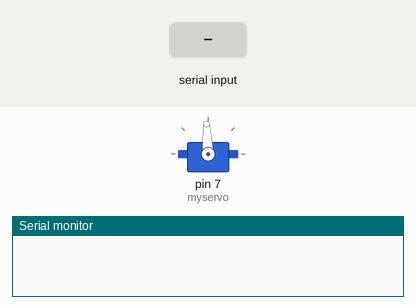
Recording of a sketch running on a simulated Arduino Leonardo, built with avr-gcc and run on an emulated ATmega32U4. Shown: servo, the last lines printed to the serial monitor. Wiring (inferred from the names in the program): servo: signal pin 7. The test bench sets the inputs (shaded band). Servo pulses on a pin are drawn as a servo (544–2400 µs = 0–180°).

Above: at 1.2 s.
1.3 s: "30,150\n" received over Serial
At 2.5 s:
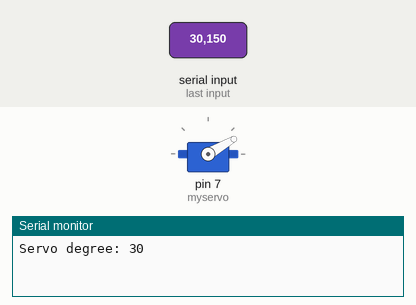
2.8 s: "5\n" received over Serial
At 3.7 s:
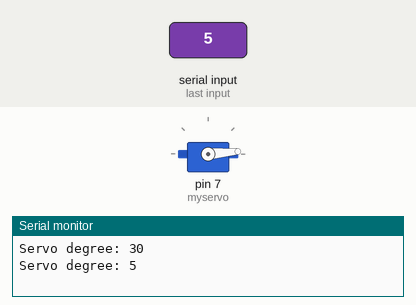
4.3 s: "200\n" received over Serial
At 4.9 s:
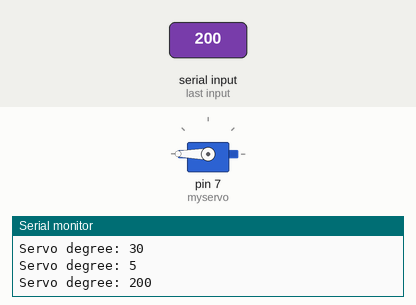
Timing chart, 0 to 7.3 s (numbered marks = the images above; inputs shaded):
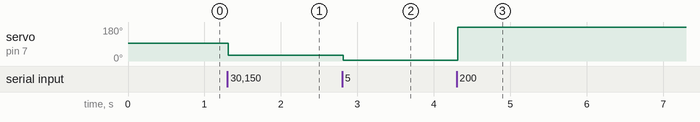

Measured:
- after the input at 1.3 s, servo on pin 7 (myservo): 93° → 30° at once
- after the input at 2.8 s, servo on pin 7 (myservo): 30° → 5° at once
- after the input at 4.3 s, servo on pin 7 (myservo): 5° → 180° at once

The sketch:

ServoTest.ino
```cpp
// (licence header left out)
#include "Servo_test.h"

Servo myservo;  // Create a servo motor object

char inByte = 0; //Serial port to receive data
int angle = 0;  //Angle value
String temp = "";//Temporary character variables, or use it for the cache

void setup()
{
    myservo.attach(7);    //Define the steering gear pin to 7
    Serial.begin(9600);  //Set the baud rate
}

void loop()
{
    while (Serial.available() > 0) //Determine whether the serial data
    {
        inByte = Serial.read();//Read data, the serial port can only read 1 character
        temp += inByte;//The characters read into temporary variables inside the cache,
        //Continue to determine the serial port there is no data, know all the data read out
    }
    //Determine whether the temporary variable is empty
    if(temp != "") {
        angle = temp.toInt();    //Convert variable string type to integer
        Serial.print("Servo degree: ");
        Serial.println(angle);  //Output data to the serial port for observation
        myservo.write(angle);  //Control the servo to rotate the corresponding angle.
     }
     temp = "";//Please see temporary variables
     delay(100);//Delayed 100 milliseconds
}
```

Servo_test.cpp
```cpp
// (licence header left out)
/*

 A servo is activated by creating an instance of the Servo class passing the desired pin to the attach() method.
 The servos are pulsed in the background using the value most recently written using the write() method

 Note that analogWrite of PWM on pins associated with the timer are disabled when the first servo is attached.
 Timers are seized as needed in groups of 12 servos - 24 servos use two timers, 48 servos will use four.

 The methods are:

 Servo - Class for manipulating servo motors connected to Arduino pins.

 attach(pin )  - Attaches a servo motor to an i/o pin.
 attach(pin, min, max  ) - Attaches to a pin setting min and max values in microseconds
 default min is 544, max is 2400

 write()     - Sets the servo angle in degrees.  (invalid angle that is valid as pulse in microseconds is treated as microseconds)
 writeMicroseconds() - Sets the servo pulse width in microseconds
 read()      - Gets the last written servo pulse width as an angle between 0 and 180.
 readMicroseconds()   - Gets the last written servo pulse width in microseconds. (was read_us() in first release)
 attached()  - Returns true if there is a servo attached.
 detach()    - Stops an attached servos from pulsing its i/o pin.

*/

#include <avr/interrupt.h>
#include <Arduino.h>

#include "Servo_test.h"

#define usToTicks(_us)    (( clockCyclesPerMicrosecond()* _us) / 8)     // converts microseconds to tick (assumes prescale of 8)  // 12 Aug 2009
#define ticksToUs(_ticks) (( (unsigned)_ticks * 8)/ clockCyclesPerMicrosecond() ) // converts from ticks back to microseconds


#define TRIM_DURATION       2                               // compensation ticks to trim adjust for digitalWrite delays // 12 August 2009

//#define NBR_TIMERS        (MAX_SERVOS / SERVOS_PER_TIMER)

static servo_t servos[MAX_SERVOS];                          // static array of servo structures
static volatile int8_t Channel[_Nbr_16timers ];             // counter for the servo being pulsed for each timer (or -1 if refresh interval)

uint8_t ServoCount = 0;                                     // the total number of attached servos


// convenience macros
#define SERVO_INDEX_TO_TIMER(_servo_nbr) ((timer16_Sequence_t)(_servo_nbr / SERVOS_PER_TIMER)) // returns the timer controlling this servo
#define SERVO_INDEX_TO_CHANNEL(_servo_nbr) (_servo_nbr % SERVOS_PER_TIMER)       // returns the index of the servo on this timer
#define SERVO_INDEX(_timer,_channel)  ((_timer*SERVOS_PER_TIMER) + _channel)     // macro to access servo index by timer and channel
#define SERVO(_timer,_channel)  (servos[SERVO_INDEX(_timer,_channel)])            // macro to access servo class by timer and channel

#define SERVO_MIN() (MIN_PULSE_WIDTH - this->min * 4)  // minimum value in uS for this servo
#define SERVO_MAX() (MAX_PULSE_WIDTH - this->max * 4)  // maximum value in uS for this servo

/************ static functions common to all instances ***********************/

static inline void handle_interrupts(timer16_Sequence_t timer, volatile uint16_t *TCNTn, volatile uint16_t* OCRnA)
{
  if( Channel[timer] < 0 )
    *TCNTn = 0; // channel set to -1 indicated that refresh interval completed so reset the timer
  else{
    if( SERVO_INDEX(timer,Channel[timer]) < ServoCount && SERVO(timer,Channel[timer]).Pin.isActive == true )
      digitalWrite( SERVO(timer,Channel[timer]).Pin.nbr,LOW); // pulse this channel low if activated
  }

  Channel[timer]++;    // increment to the next channel
  if( SERVO_INDEX(timer,Channel[timer]) < ServoCount && Channel[timer] < SERVOS_PER_TIMER) {
    *OCRnA = *TCNTn + SERVO(timer,Channel[timer]).ticks;
    if(SERVO(timer,Channel[timer]).Pin.isActive == true)     // check if activated
      digitalWrite( SERVO(timer,Channel[timer]).Pin.nbr,HIGH); // its an active channel so pulse it high
  }
  else {
    // finished all channels so wait for the refresh period to expire before starting over
    if( (unsigned)*TCNTn <  (usToTicks(REFRESH_INTERVAL) + 4) )  // allow a few ticks to ensure the next OCR1A not missed
      *OCRnA = (unsigned int)usToTicks(REFRESH_INTERVAL);
    else
      *OCRnA = *TCNTn + 4;  // at least REFRESH_INTERVAL has elapsed
    Channel[timer] = -1; // this will get incremented at the end of the refresh period to start again at the first channel
  }
}

#ifndef WIRING // Wiring pre-defines signal handlers so don't define any if compiling for the Wiring platform
// Interrupt handlers for Arduino
#if defined(_useTimer1)
SIGNAL (TIMER1_COMPA_vect)
{
  handle_interrupts(_timer1, &TCNT1, &OCR1A);
}
#endif

#if defined(_useTimer3)
SIGNAL (TIMER3_COMPA_vect)
{
  handle_interrupts(_timer3, &TCNT3, &OCR3A);
}
#endif

#if defined(_useTimer4)
SIGNAL (TIMER4_COMPA_vect)
{
  handle_interrupts(_timer4, &TCNT4, &OCR4A);
}
#endif

#if defined(_useTimer5)
SIGNAL (TIMER5_COMPA_vect)
{
  handle_interrupts(_timer5, &TCNT5, &OCR5A);
}
#endif

#elif defined WIRING
// Interrupt handlers for Wiring
#if defined(_useTimer1)
void Timer1Service()
{
  handle_interrupts(_timer1, &TCNT1, &OCR1A);
}
#endif
#if defined(_useTimer3)
void Timer3Service()
{
  handle_interrupts(_timer3, &TCNT3, &OCR3A);
}
#endif
#endif


static void initISR(timer16_Sequence_t timer)
{
#if defined (_useTimer1)
  if(timer == _timer1) {
    TCCR1A = 0;             // normal counting mode
    TCCR1B = _BV(CS11);     // set prescaler of 8
    TCNT1 = 0;              // clear the timer count
#if defined(__AVR_ATmega8__)|| defined(__AVR_ATmega128__)
    TIFR |= _BV(OCF1A);      // clear any pending interrupts;
    TIMSK |=  _BV(OCIE1A) ;  // enable the output compare interrupt
#else
    // here if not ATmega8 or ATmega128
    TIFR1 |= _BV(OCF1A);     // clear any pending interrupts;
    TIMSK1 |=  _BV(OCIE1A) ; // enable the output compare interrupt
#endif
#if defined(WIRING)
    timerAttach(TIMER1OUTCOMPAREA_INT, Timer1Service);
#endif
  }
#endif

#if defined (_useTimer3)
  if(timer == _timer3) {
    TCCR3A = 0;             // normal counting mode
    TCCR3B = _BV(CS31);     // set prescaler of 8
    TCNT3 = 0;              // clear the timer count
#if defined(__AVR_ATmega128__)
    TIFR |= _BV(OCF3A);     // clear any pending interrupts;
	ETIMSK |= _BV(OCIE3A);  // enable the output compare interrupt
#else
    TIFR3 = _BV(OCF3A);     // clear any pending interrupts;
    TIMSK3 =  _BV(OCIE3A) ; // enable the output compare interrupt
#endif
#if defined(WIRING)
    timerAttach(TIMER3OUTCOMPAREA_INT, Timer3Service);  // for Wiring platform only
#endif
  }
#endif

#if defined (_useTimer4)
  if(timer == _timer4) {
    TCCR4A = 0;             // normal counting mode
    TCCR4B = _BV(CS41);     // set prescaler of 8
    TCNT4 = 0;              // clear the timer count
    TIFR4 = _BV(OCF4A);     // clear any pending interrupts;
    TIMSK4 =  _BV(OCIE4A) ; // enable the output compare interrupt
  }
#endif

#if defined (_useTimer5)
  if(timer == _timer5) {
    TCCR5A = 0;             // normal counting mode
    TCCR5B = _BV(CS51);     // set prescaler of 8
    TCNT5 = 0;              // clear the timer count
    TIFR5 = _BV(OCF5A);     // clear any pending interrupts;
    TIMSK5 =  _BV(OCIE5A) ; // enable the output compare interrupt
  }
#endif
}

static void finISR(timer16_Sequence_t timer)
{
    //disable use of the given timer
#if defined WIRING   // Wiring
  if(timer == _timer1) {
    #if defined(__AVR_ATmega1281__)||defined(__AVR_ATmega2561__)
    TIMSK1 &=  ~_BV(OCIE1A) ;  // disable timer 1 output compare interrupt
    #else
    TIMSK &=  ~_BV(OCIE1A) ;  // disable timer 1 output compare interrupt
    #endif
    timerDetach(TIMER1OUTCOMPAREA_INT);
  }
  else if(timer == _timer3) {
    #if defined(__AVR_ATmega1281__)||defined(__AVR_ATmega2561__)
    TIMSK3 &= ~_BV(OCIE3A);    // disable the timer3 output compare A interrupt
    #else
    ETIMSK &= ~_BV(OCIE3A);    // disable the timer3 output compare A interrupt
    #endif
    timerDetach(TIMER3OUTCOMPAREA_INT);
  }
#else
    //For arduino - in future: call here to a currently undefined function to reset the timer
#endif
}

static boolean isTimerActive(timer16_Sequence_t timer)
{
  // returns true if any servo is active on this timer
  for(uint8_t channel=0; channel < SERVOS_PER_TIMER; channel++) {
    if(SERVO(timer,channel).Pin.isActive == true)
      return true;
  }
  return false;
}


/****************** end of static functions ******************************/

Servo::Servo()
{
  if( ServoCount < MAX_SERVOS) {
    this->servoIndex = ServoCount++;                    // assign a servo index to this instance
	servos[this->servoIndex].ticks = usToTicks(DEFAULT_PULSE_WIDTH);   // store default values  - 12 Aug 2009
  }
  else
    this->servoIndex = INVALID_SERVO ;  // too many servos
}

uint8_t Servo::attach(int pin)
{
  return this->attach(pin, MIN_PULSE_WIDTH, MAX_PULSE_WIDTH);
}

uint8_t Servo::attach(int pin, int min, int max)
{
  if(this->servoIndex < MAX_SERVOS ) {
    pinMode( pin, OUTPUT) ;                                   // set servo pin to output
    servos[this->servoIndex].Pin.nbr = pin;
    // todo min/max check: abs(min - MIN_PULSE_WIDTH) /4 < 128
    this->min  = (MIN_PULSE_WIDTH - min)/4; //resolution of min/max is 4 uS
    this->max  = (MAX_PULSE_WIDTH - max)/4;
    // initialize the timer if it has not already been initialized
    timer16_Sequence_t timer = SERVO_INDEX_TO_TIMER(servoIndex);
    if(isTimerActive(timer) == false)
      initISR(timer);
    servos[this->servoIndex].Pin.isActive = true;  // this must be set after the check for isTimerActive
  }
  return this->servoIndex ;
}

void Servo::detach()
{
  servos[this->servoIndex].Pin.isActive = false;
  timer16_Sequence_t timer = SERVO_INDEX_TO_TIMER(servoIndex);
  if(isTimerActive(timer) == false) {
    finISR(timer);
  }
}

void Servo::write(int value)
{
  if(value < MIN_PULSE_WIDTH)
  {  // treat values less than 544 as angles in degrees (valid values in microseconds are handled as microseconds)
    if(value < 0) value = 0;
    if(value > 180) value = 180;
    value = map(value, 0, 180, SERVO_MIN(),  SERVO_MAX());
  }
  this->writeMicroseconds(value);
}

void Servo::writeMicroseconds(int value)
{
  // calculate and store the values for the given channel
  byte channel = this->servoIndex;
  if( (channel >= 0) && (channel < MAX_SERVOS) )   // ensure channel is valid
  {
    if( value < SERVO_MIN() )          // ensure pulse width is valid
      value = SERVO_MIN();
    else if( value > SERVO_MAX() )
      value = SERVO_MAX();

  	value = value - TRIM_DURATION;
    value = usToTicks(value);  // convert to ticks after compensating for interrupt overhead - 12 Aug 2009

    uint8_t oldSREG = SREG;
    cli();
    servos[channel].ticks = value;
    SREG = oldSREG;
  }
}

int Servo::read() // return the value as degrees
{
  return  map( this->readMicroseconds()+1, SERVO_MIN(), SERVO_MAX(), 0, 180);
}

int Servo::readMicroseconds()
{
  unsigned int pulsewidth;
  if( this->servoIndex != INVALID_SERVO )
    pulsewidth = ticksToUs(servos[this->servoIndex].ticks)  + TRIM_DURATION ;   // 12 aug 2009
  else
    pulsewidth  = 0;

  return pulsewidth;
}

bool Servo::attached()
{
  return servos[this->servoIndex].Pin.isActive ;
}
```

Servo_test.h
```cpp
// (licence header left out)
/*

  A servo is activated by creating an instance of the Servo class passing the desired pin to the attach() method.
  The servos are pulsed in the background using the value most recently written using the write() method

  Note that analogWrite of PWM on pins associated with the timer are disabled when the first servo is attached.
  Timers are seized as needed in groups of 12 servos - 24 servos use two timers, 48 servos will use four.
  The sequence used to sieze timers is defined in timers.h

  The methods are:

   Servo - Class for manipulating servo motors connected to Arduino pins.

   attach(pin )  - Attaches a servo motor to an i/o pin.
   attach(pin, min, max  ) - Attaches to a pin setting min and max values in microseconds
   default min is 544, max is 2400

   write()     - Sets the servo angle in degrees.  (invalid angle that is valid as pulse in microseconds is treated as microseconds)
   writeMicroseconds() - Sets the servo pulse width in microseconds
   read()      - Gets the last written servo pulse width as an angle between 0 and 180.
   readMicroseconds()   - Gets the last written servo pulse width in microseconds. (was read_us() in first release)
   attached()  - Returns true if there is a servo attached.
   detach()    - Stops an attached servos from pulsing its i/o pin.
 */

#ifndef Servo_test_h
#define Servo_test_h

#include <inttypes.h>

/*
 * Defines for 16 bit timers used with  Servo library
 *
 * If _useTimerX is defined then TimerX is a 16 bit timer on the curent board
 * timer16_Sequence_t enumerates the sequence that the timers should be allocated
 * _Nbr_16timers indicates how many 16 bit timers are available.
 *
 */

// Say which 16 bit timers can be used and in what order
#if defined(__AVR_ATmega1280__) || defined(__AVR_ATmega2560__)
#define _useTimer5
#define _useTimer1
#define _useTimer3
#define _useTimer4
typedef enum { _timer5, _timer1, _timer3, _timer4, _Nbr_16timers } timer16_Sequence_t ;

#elif defined(__AVR_ATmega32U4__)
#define _useTimer3
#define _useTimer1
typedef enum { _timer3, _timer1, _Nbr_16timers } timer16_Sequence_t ;

#elif defined(__AVR_AT90USB646__) || defined(__AVR_AT90USB1286__)
#define _useTimer3
#define _useTimer1
typedef enum { _timer3, _timer1, _Nbr_16timers } timer16_Sequence_t ;

#elif defined(__AVR_ATmega128__) ||defined(__AVR_ATmega1281__)||defined(__AVR_ATmega2561__)
#define _useTimer3
#define _useTimer1
typedef enum { _timer3, _timer1, _Nbr_16timers } timer16_Sequence_t ;

#else  // everything else
#define _useTimer1
typedef enum { _timer1, _Nbr_16timers } timer16_Sequence_t ;
#endif

#define Servo_VERSION           2      // software version of this library

#define MIN_PULSE_WIDTH       544     // the shortest pulse sent to a servo
#define MAX_PULSE_WIDTH      2400     // the longest pulse sent to a servo
#define DEFAULT_PULSE_WIDTH  1500     // default pulse width when servo is attached
#define REFRESH_INTERVAL    20000     // minumim time to refresh servos in microseconds

#define SERVOS_PER_TIMER       12     // the maximum number of servos controlled by one timer
#define MAX_SERVOS   (_Nbr_16timers  * SERVOS_PER_TIMER)

#define INVALID_SERVO         255     // flag indicating an invalid servo index

typedef struct  {
  uint8_t nbr        :6 ;             // a pin number from 0 to 63
  uint8_t isActive   :1 ;             // true if this channel is enabled, pin not pulsed if false
} ServoPin_t   ;

typedef struct {
  ServoPin_t Pin;
  unsigned int ticks;
} servo_t;

class Servo
{
public:
  Servo();
  uint8_t attach(int pin);           // attach the given pin to the next free channel, sets pinMode, returns channel number or 0 if failure
  uint8_t attach(int pin, int min, int max); // as above but also sets min and max values for writes.
  void detach();
  void write(int value);             // if value is < 200 its treated as an angle, otherwise as pulse width in microseconds
  void writeMicroseconds(int value); // Write pulse width in microseconds
  int read();                        // returns current pulse width as an angle between 0 and 180 degrees
  int readMicroseconds();            // returns current pulse width in microseconds for this servo (was read_us() in first release)
  bool attached();                   // return true if this servo is attached, otherwise false
private:
   uint8_t servoIndex;               // index into the channel data for this servo
   int8_t min;                       // minimum is this value times 4 added to MIN_PULSE_WIDTH
   int8_t max;                       // maximum is this value times 4 added to MAX_PULSE_WIDTH
};

#endif
```
